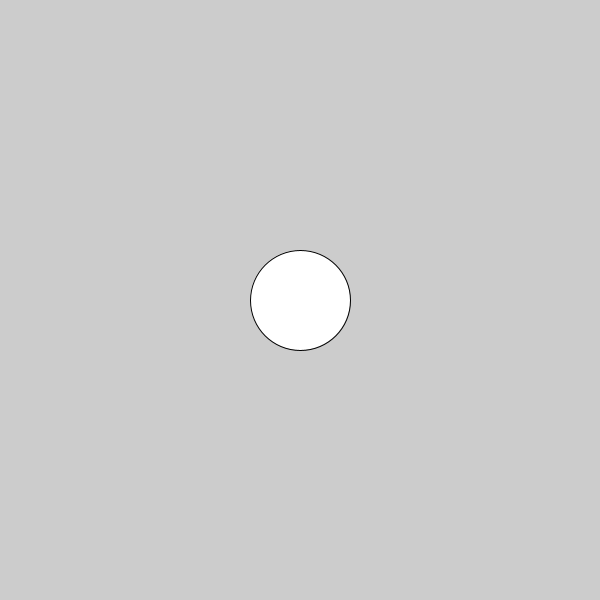
Frame 1 (no input)
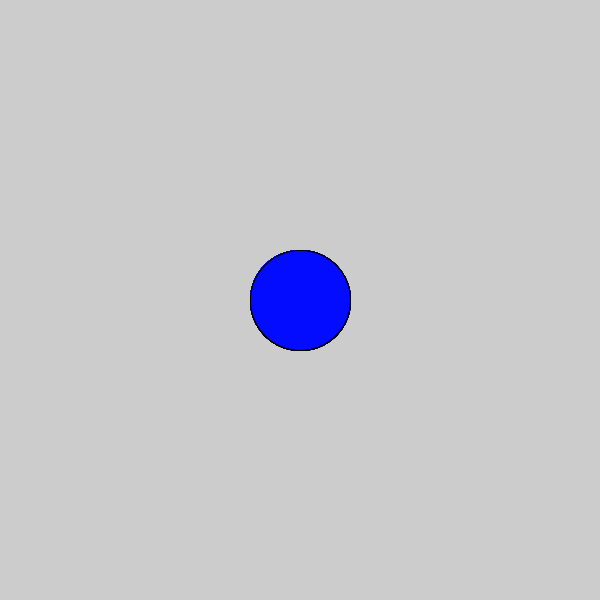
Frame 60 (the mouse pressed at the canvas centre just before this capture)
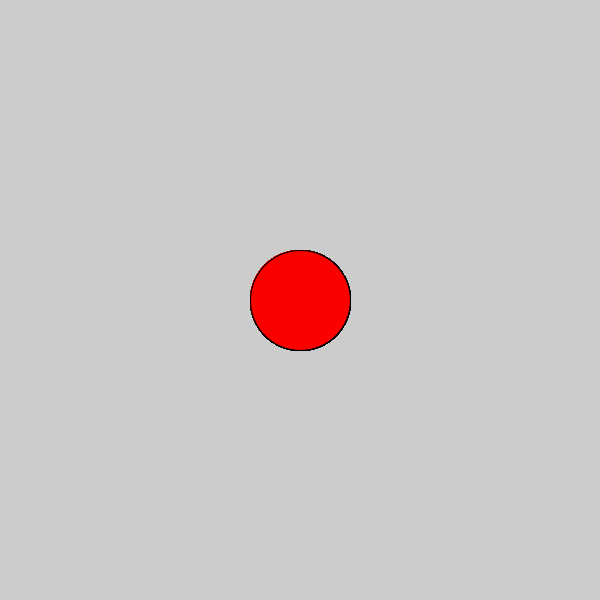
Frame 120 (the mouse held since frame 60 and released just before this capture)

The Processing sketch that drew these frames (run headless with seeded random() and noise(); from frame 60 on, the mouse is pressed at the canvas centre):

// Processing sketch: c_LogicalDot
// ── c_LogicalDot.pde

void setup() {
  
// 1. Set the size of the sketch. Make it 600 pixels square. 
  
size(600,600);
}

void draw() {
  
// 2. Draw an ellipse
// Run the program to make sure it works before moving on.

ellipse(300,300,100,100);

// 3. Change the color of the ellipse when the mouse is pressed.
//    Use the following code, but put your colors where indicated
//    Remember to use the   fill()  command to set colors.

if (mousePressed) {
 
fill(#FC0000); 
  
} else {
  
   fill(#030CFF);
  
}  
  
  
  
}
